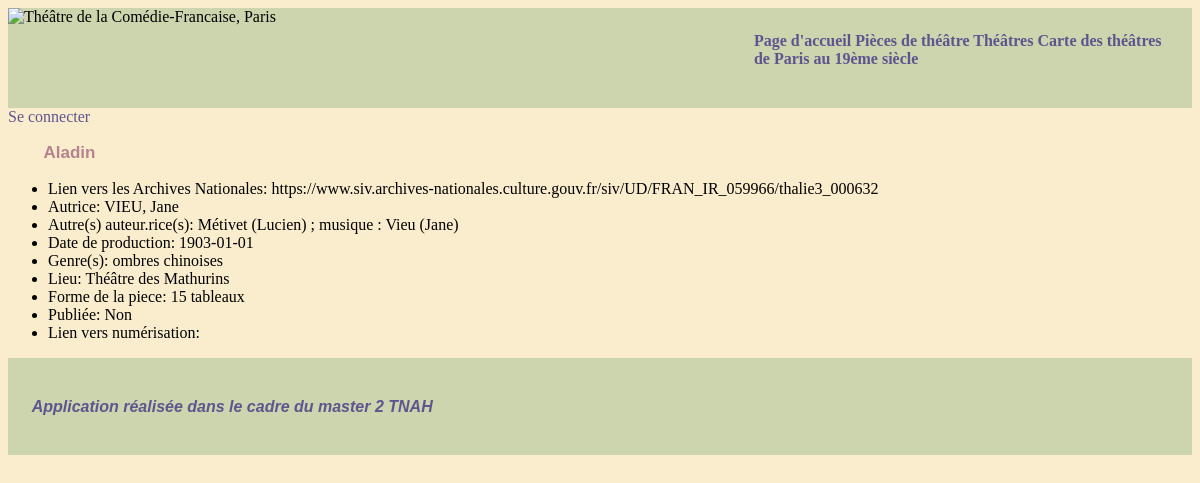
The app's page /liste_pieces/Aladin with its own data.
### app/models/autrices.py (models this page shows)
class Play(db.Model):
    __tablename__ = "play"
    id_play = db.Column(db.Text, primary_key=True)
    title = db.Column(db.Text, nullable=False)
    date = db.Column(db.Integer)
    is_published = db.Column(db.Integer)
    digitized = db.Column(db.Text)
    authoress = db.Column(db.Text, db.ForeignKey('authoress.id'))
    other_author = db.Column(db.Text)
    url_AN = db.Column(db.Text)
    Authoress = db.relationship(
        'Authoress',
        backref='Authoress',
        lazy=True
    )
    configuration = db.relationship(
        'Configuration',
        secondary= play_configuration,
        backref='configuration'
    )
    theater = db.relationship(
        'Theater',
        secondary = play_theater,
        backref = 'theater'
    )
    type = db.relationship(
        'Type',
        secondary = play_type,
        backref = 'type'
    )

class Type(db.Model):
    __tablename__ = "type"
    id_type = db.Column(db.Text, primary_key=True)

class Theater(db.Model):
    __tablename__ = "theater"
    id_theater = db.Column(db.Text, primary_key=True)

class Configuration(db.Model):
    __tablename__ = "configuration"
    id_configuration = db.Column(db.Text, primary_key=True)

### app/routes/generales.py (the view)
@app.route("/liste_pieces/<string:titre>")
def presentation_piece(titre):
    data= db.session.query(Play)\
    .select_from(Play)\
    .join(Play.configuration)\
    .join(Play.theater)\
    .join(Play.type)\
    .filter(Play.title == titre).all()
    return render_template ('pages/liste_pieces_titre.html',
                            piece = data[0],
                            titre = titre)

### app/templates/pages/liste_pieces_titre.html
{% extends "partials/conteneur.html" %}
{%block body%}
<h3>{{piece.title}}</h3>
<ul class="infos_piece">
    <li>Lien vers les Archives Nationales: {{piece.url_AN}}</li>
    <li>Autrice: {{piece.authoress}}</li>
    <li>Autre(s) auteur.rice(s): {{piece.other_author}}</li>
    <li>Date de production: {{piece.date}}</li>
    {%for genre in piece.type%}
    <li>Genre(s): {{genre.id_type}}</li>
    {%endfor%}
    {%for theater in piece.theater%}
    <li>Lieu: {{theater.id_theater}}</li>
    {%endfor%}
    <li>Forme de la piece:
        {{piece.configuration[0].id_configuration}}
    </li>
    {%if piece.is_published == 0%}
    <li>Publiée: Non</li>
    {%else%}
    <li>Publiée: Oui</li>
    {%endif%}
    {%if piece.digitized is none:%}
    <li>Lien vers numérisation: aucun</li>
    {%else%}
    <li>Lien vers numérisation: {{piece.digitized}}</li>
    {%endif%}
</ul>
{%endblock%}

### app/statics/style.css (style rules this page uses)
body { background-color: #FAEDCD; height: 100%; }
h3 { border-radius: 0px; color: #B5838D; font-family: Georgia, sans-serif; font-size: 17px; margin-left: 3%; margin-right: 0%; }

### records on screen
Play: title "Aladin", url_AN "https://www.siv.archives-nationales.culture.gouv.fr/siv/UD/FRAN_IR_059966/thalie3_000632", authoress "VIEU, Jane", other_author "Métivet (Lucien) ; musique : Vieu (Jane)", date "1903-01-01"
Type: id_type "ombres chinoises"
Theater: id_theater "Théâtre des Mathurins"
Configuration: id_configuration "15 tableaux"
